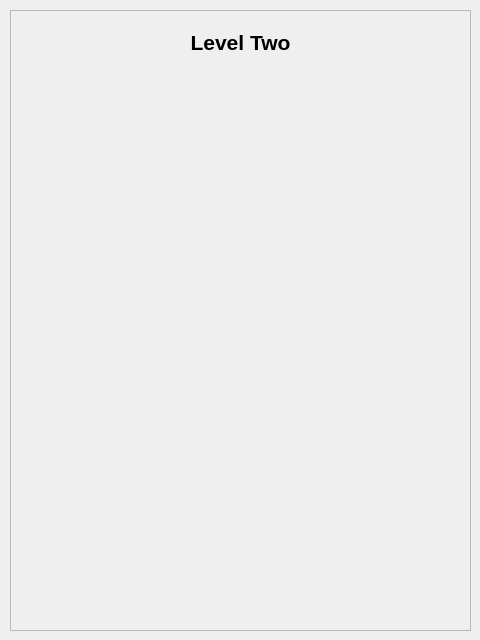
<?xml version="1.0" encoding="UTF-8"?>
<ui version="4.0">
 <class>Dialog</class>
 <widget class="QDialog" name="Dialog">
  <property name="geometry">
   <rect>
    <x>0</x>
    <y>0</y>
    <width>480</width>
    <height>640</height>
   </rect>
  </property>
  <property name="windowTitle">
   <string>Dialog</string>
  </property>
  <widget class="QFrame" name="frame">
   <property name="geometry">
    <rect>
     <x>10</x>
     <y>10</y>
     <width>461</width>
     <height>621</height>
    </rect>
   </property>
   <property name="frameShape">
    <enum>QFrame::StyledPanel</enum>
   </property>
   <property name="frameShadow">
    <enum>QFrame::Raised</enum>
   </property>
   <widget class="QLabel" name="label">
    <property name="geometry">
     <rect>
      <x>10</x>
      <y>20</y>
      <width>441</width>
      <height>25</height>
     </rect>
    </property>
    <property name="text">
     <string>&lt;html&gt;&lt;head/&gt;&lt;body&gt;&lt;p align=&quot;center&quot;&gt;&lt;span style=&quot; font-size:16pt; font-weight:600;&quot;&gt;Level Two&lt;/span&gt;&lt;/p&gt;&lt;/body&gt;&lt;/html&gt;</string>
    </property>
   </widget>
  </widget>
 </widget>
 <resources/>
 <connections/>
</ui>
